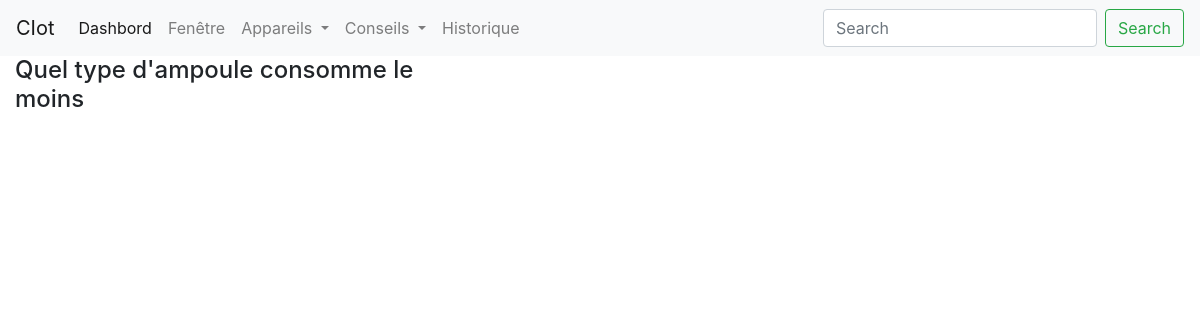
The page /light/ on the database as committed earlier.
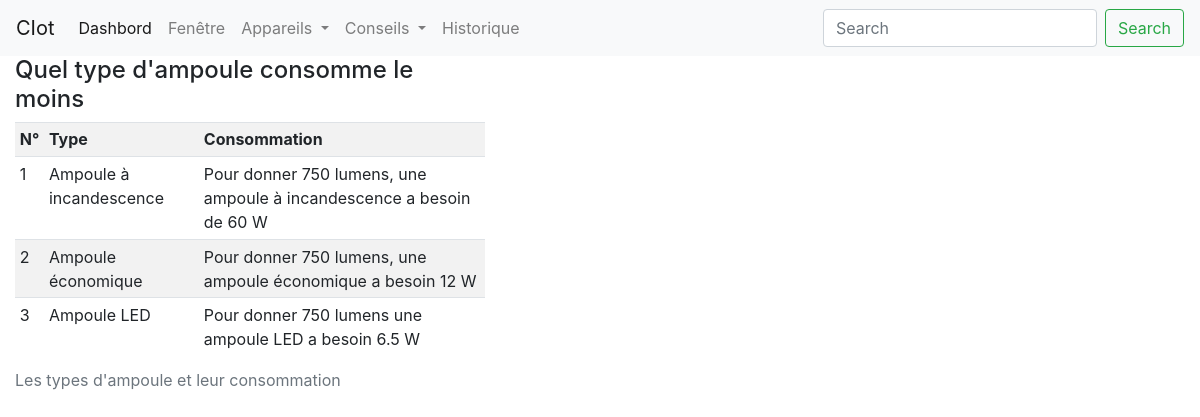
The same page on the database as committed later.
### app/models.py (models this page shows, shortened)
class AdvicesConsumption(db.Model):
    __tablename__ = "adviceConsumption"
    id = db.Column(db.Integer, primary_key=True, autoincrement=True)
    type_d = db.Column(db.String(150), nullable=False)
    advice = db.Column(db.Text, nullable=False)
    device = db.Column(db.String(150), nullable=False)

### app/routes.py (the view)
@app.route("/light/")
def light_advice():
    light_advices = AdvicesConsumption.query.filter(AdvicesConsumption.type_d.endswith(" Ampoule")).all()
    return render_template("light.html", light_advices=light_advices)

### app/templates/light.html
{% extends "index.html" %}
{% block content %}
<body>
    <div class="col-5">
        <h4>Quel type d'ampoule consomme le moins</h3>
            {% if light_advices is defined and light_advices|length %}
            <table class="table table-striped table-sm">
              <caption>Les types d'ampoule et leur consommation</caption>
              <tr>
                <th>N°</th>
                <th>Type</th>
                <th>Consommation</th>
              </tr>
              {% for advice in light_advices%}
                  <tr>
                    <td>{{ loop.index }}</td>
                    <td> {{ advice["device"] }} </td>
                    <td>  {{ advice["advice"]}} </td>
                  </tr>
             {% endfor %}
            </table>
          {% endif %}
    </div>
</body>
{% endblock %}

Rows that differ between the two databases and show on the page:
now on this page (row edited): AdvicesConsumption: device "Ampoule à incandescence", advice "Pour donner 750 lumens, une ampoule à incandescence a besoin de 60 W"
now on this page (row edited): AdvicesConsumption: device "Ampoule économique", advice "Pour donner 750 lumens, une ampoule économique a besoin 12 W"
now on this page (row edited): AdvicesConsumption: device "Ampoule LED", advice "Pour donner 750 lumens une ampoule LED a besoin 6.5 W"
Other text that changed with them:
text now shown: "Les types d'ampoule et leur consommation N° Type Consommation"
